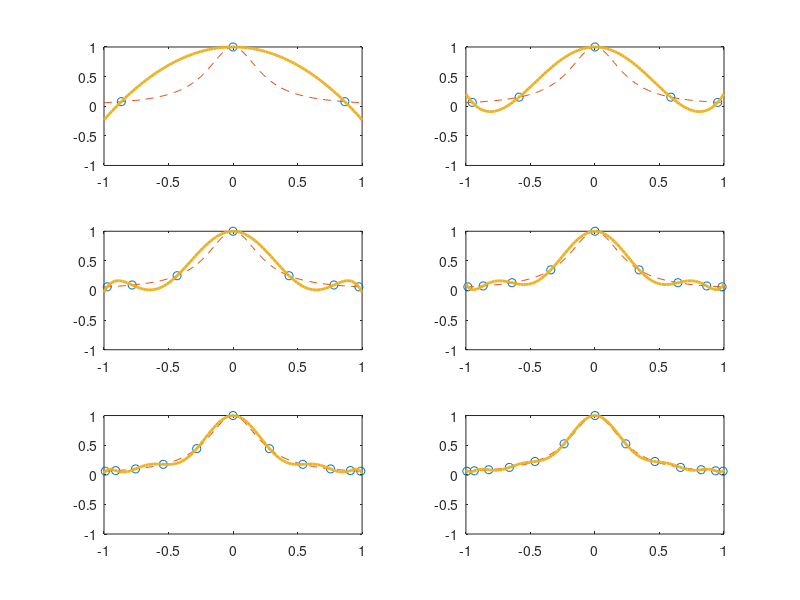

Here is the MATLAB script that generated this plot:
% Try two functions. For each try uniform data and chebyshev data
xmin=-1; xmax=+1;
fun = @(x) 1.0 ./ (1+16*x.^2);
%fun = @(x) exp(-5*x.^2);

xx = linspace(xmin,xmax,100);
ye = fun(xx);

for i=1:6
   N=2*i;
   subplot(3,2,i)
   %x=linspace(xmin,xmax,N+1);
   x=cos( (2*(N - (0:N)) + 1)/(2*N + 2) * pi );
   y=fun(x);
   P=polyfit(x,y,N);
   yy=polyval(P,xx);
   plot(x,y,'o',xx,ye,'--',xx,yy,'LineWidth',2);
   axis([xmin xmax -1 +1])
end

%print -dpdf polintbad.pdf
